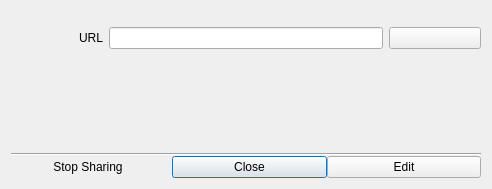
<?xml version="1.0" encoding="UTF-8"?>
<ui version="4.0">
 <class>CameraBookmarkSharingLinkDialog</class>
 <widget class="QDialog" name="CameraBookmarkSharingLinkDialog">
  <property name="geometry">
   <rect>
    <x>0</x>
    <y>0</y>
    <width>492</width>
    <height>189</height>
   </rect>
  </property>
  <property name="windowTitle">
   <string>Share Bookmark</string>
  </property>
  <layout class="QVBoxLayout" name="verticalLayout">
   <property name="spacing">
    <number>0</number>
   </property>
   <item>
    <widget class="nx::vms::client::desktop::Panel" name="urlPanel" native="true">
     <layout class="QHBoxLayout" name="horizontalLayout" stretch="1,3,1">
      <property name="leftMargin">
       <number>0</number>
      </property>
      <property name="topMargin">
       <number>16</number>
      </property>
      <property name="rightMargin">
       <number>0</number>
      </property>
      <property name="bottomMargin">
       <number>16</number>
      </property>
      <item>
       <widget class="QLabel" name="urlLabel">
        <property name="text">
         <string>URL</string>
        </property>
        <property name="alignment">
         <set>Qt::AlignmentFlag::AlignRight|Qt::AlignmentFlag::AlignTrailing|Qt::AlignmentFlag::AlignVCenter</set>
        </property>
       </widget>
      </item>
      <item>
       <widget class="QLineEdit" name="urlLineEdit">
        <property name="readOnly">
         <bool>true</bool>
        </property>
       </widget>
      </item>
      <item>
       <widget class="nx::vms::client::desktop::ClipboardButton" name="copyToClipboardButton">
        <property name="autoDefault">
         <bool>false</bool>
        </property>
       </widget>
      </item>
     </layout>
    </widget>
   </item>
   <item>
    <widget class="QWidget" name="detailsWidget" native="true">
     <property name="sizePolicy">
      <sizepolicy hsizetype="Preferred" vsizetype="Fixed">
       <horstretch>0</horstretch>
       <verstretch>0</verstretch>
      </sizepolicy>
     </property>
     <layout class="QGridLayout" name="gridLayout" columnstretch="1,3,1">
      <property name="leftMargin">
       <number>0</number>
      </property>
      <property name="rightMargin">
       <number>0</number>
      </property>
      <item row="1" column="1">
       <widget class="QLabel" name="passwordInfoLabel">
        <property name="sizePolicy">
         <sizepolicy hsizetype="Preferred" vsizetype="Fixed">
          <horstretch>0</horstretch>
          <verstretch>0</verstretch>
         </sizepolicy>
        </property>
       </widget>
      </item>
      <item row="0" column="1">
       <widget class="QLabel" name="expirationTimeLabel">
        <property name="sizePolicy">
         <sizepolicy hsizetype="Preferred" vsizetype="Fixed">
          <horstretch>0</horstretch>
          <verstretch>0</verstretch>
         </sizepolicy>
        </property>
       </widget>
      </item>
      <item row="0" column="0">
       <widget class="QWidget" name="leftSpacerWidget" native="true"/>
      </item>
      <item row="0" column="2">
       <widget class="QWidget" name="rightSpacerWidget" native="true"/>
      </item>
     </layout>
    </widget>
   </item>
   <item>
    <spacer name="verticalSpacer">
     <property name="orientation">
      <enum>Qt::Orientation::Vertical</enum>
     </property>
     <property name="sizeHint" stdset="0">
      <size>
       <width>0</width>
       <height>0</height>
      </size>
     </property>
    </spacer>
   </item>
   <item>
    <widget class="Line" name="line">
     <property name="orientation">
      <enum>Qt::Orientation::Horizontal</enum>
     </property>
    </widget>
   </item>
   <item>
    <layout class="QHBoxLayout" name="buttonsLayout">
     <item>
      <widget class="QPushButton" name="stopSharingButton">
       <property name="text">
        <string>Stop Sharing</string>
       </property>
       <property name="autoDefault">
        <bool>false</bool>
       </property>
       <property name="flat">
        <bool>true</bool>
       </property>
      </widget>
     </item>
     <item>
      <spacer name="horizontalSpacer">
       <property name="orientation">
        <enum>Qt::Orientation::Horizontal</enum>
       </property>
      </spacer>
     </item>
     <item>
      <widget class="QPushButton" name="closeButton">
       <property name="text">
        <string>Close</string>
       </property>
      </widget>
     </item>
     <item>
      <widget class="QPushButton" name="editButton">
       <property name="text">
        <string>Edit</string>
       </property>
       <property name="autoDefault">
        <bool>false</bool>
       </property>
      </widget>
     </item>
    </layout>
   </item>
  </layout>
 </widget>
 <customwidgets>
  <customwidget>
   <class>nx::vms::client::desktop::Panel</class>
   <extends>QWidget</extends>
   <header location="global">nx/vms/client/desktop/common/widgets/panel.h</header>
   <container>1</container>
  </customwidget>
  <customwidget>
   <class>nx::vms::client::desktop::ClipboardButton</class>
   <extends>QPushButton</extends>
   <header location="global">nx/vms/client/desktop/common/widgets/clipboard_button.h</header>
  </customwidget>
 </customwidgets>
 <resources/>
 <connections/>
</ui>
